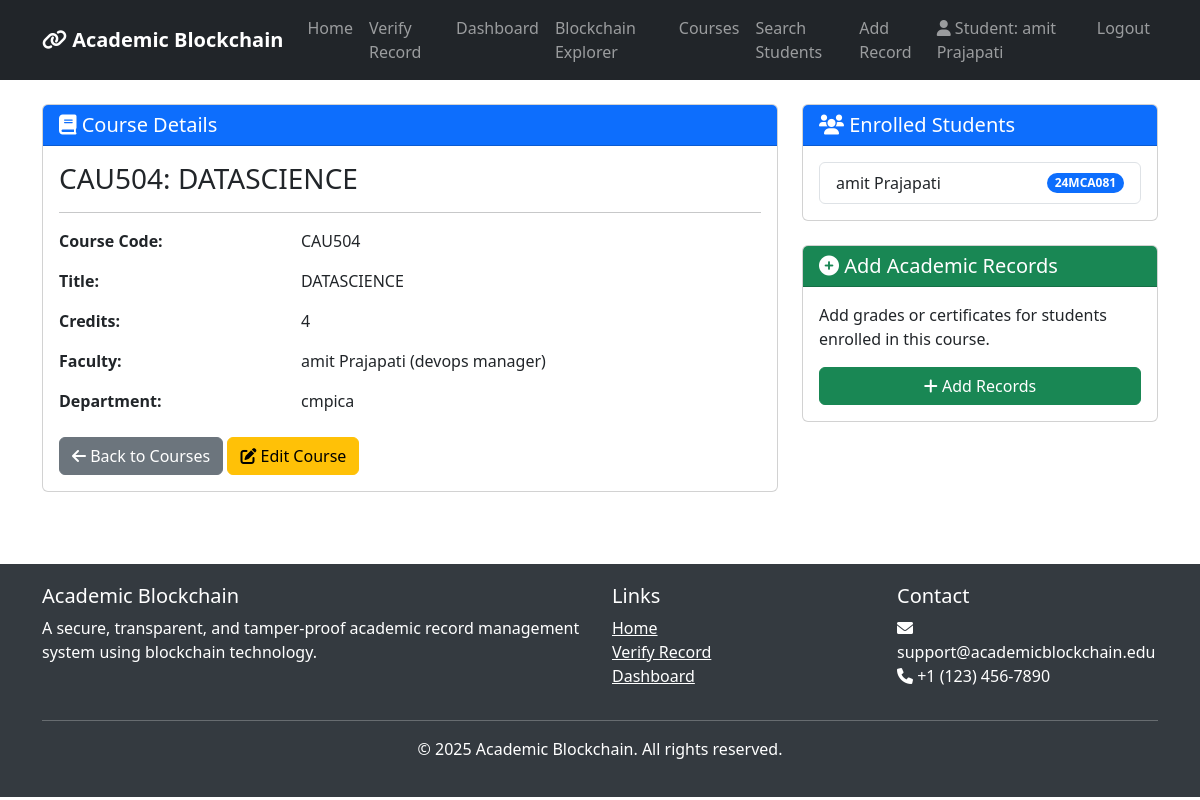
/courses/1/ (signed in), run on the app's committed database.
### blockchain_records/models.py (models this page shows, shortened)
class Course(models.Model):
    course_code = models.CharField(max_length=20, unique=True)
    title = models.CharField(max_length=200)
    credits = models.IntegerField()
    faculty = models.ForeignKey(Faculty, on_delete=models.SET_NULL, null=True, related_name='courses')

class Faculty(models.Model):
    user = models.OneToOneField(User, on_delete=models.CASCADE, related_name='faculty_profile')
    faculty_id = models.CharField(max_length=20, unique=True)
    department = models.CharField(max_length=100)
    position = models.CharField(max_length=100)

class Student(models.Model):
    user = models.OneToOneField(User, on_delete=models.CASCADE, related_name='student_profile')
    student_id = models.CharField(max_length=20, unique=True)
    department = models.CharField(max_length=100)
    enrollment_year = models.IntegerField()

### blockchain_records/views.py (the view)
# urls.py: path('courses/<int:course_id>/', views.course_detail, name='course_detail'),
@login_required
def course_detail(request, course_id):
    course = get_object_or_404(Course, id=course_id)
    enrolled_students = Student.objects.filter(academic_records__course=course).distinct()
    return render(request, 'blockchain_records/course_detail.html', {
        'course': course,
        'enrolled_students': enrolled_students
    })

### blockchain_records/templates/blockchain_records/course_detail.html (shortened to what this page needs)
{% extends 'blockchain_records/base.html' %}
{% block content %}
<div class="row">
    <div class="col-md-8">
        <div class="card mb-4">
            <div class="card-header bg-primary text-white">
                <h5 class="card-title mb-0"><i class="fas fa-book"></i> Course Details</h5>
            </div>
            <div class="card-body">
                <h3>{{ course.course_code }}: {{ course.title }}</h3>
                <hr>
                <div class="row mb-3">
                    <div class="col-md-4">
                        <strong>Course Code:</strong>
                    </div>
                    <div class="col-md-8">
                        {{ course.course_code }}
                    </div>
                </div>
                <div class="row mb-3">
                    <div class="col-md-4">
                        <strong>Title:</strong>
                    </div>
                    <div class="col-md-8">
                        {{ course.title }}
                    </div>
                </div>
                <div class="row mb-3">
                    <div class="col-md-4">
                        <strong>Credits:</strong>
                    </div>
                    <div class="col-md-8">
                        {{ course.credits }}
                    </div>
                </div>
                <div class="row mb-3">
                    <div class="col-md-4">
                        <strong>Faculty:</strong>
                    </div>
                    <div class="col-md-8">
                        {% if course.faculty %}
                            {{ course.faculty.user.get_full_name }} ({{ course.faculty.position }})
                        {% else %}
                            Not Assigned
                        {% endif %}
                    </div>
                </div>
                <div class="row mb-3">
                    <div class="col-md-4">
                        <strong>Department:</strong>
                    </div>
                    <div class="col-md-8">
                        {% if course.faculty %}
                            {{ course.faculty.department }}
                        {% else %}
                            -
                        {% endif %}
                    </div>
                </div>
                <div class="mt-4">
                    <a href="{% url 'course_list' %}" class="btn btn-secondary">
                        <i class="fas fa-arrow-left"></i> Back to Courses
                    </a>
                    {% if user.faculty_profile == course.faculty or user.is_staff %}
                    <a href="{% url 'edit_course' course.id %}" class="btn btn-warning">
                        <i class="fas fa-edit"></i> Edit Course
                    </a>
                    {% endif %}
                </div>
            </div>
        </div>
    </div>
    <div class="col-md-4">
        <div class="card mb-4">
            <div class="card-header bg-primary text-white">
                <h5 class="card-title mb-0"><i class="fas fa-users"></i> Enrolled Students</h5>
            </div>
            <div class="card-body">
                {% if enrolled_students %}
                    <ul class="list-group">
                        {% for student in enrolled_students %}
                            <li class="list-group-item d-flex justify-content-between align-items-center">
                                {{ student.user.get_full_name }}
                                <span class="badge bg-primary rounded-pill">{{ student.student_id }}</span>
                            </li>
                        {% endfor %}
                    </ul>
                {% else %}
                    <div class="alert alert-info">
                        <i class="fas fa-info-circle"></i> No students enrolled in this course yet.
                    </div>
                {% endif %}
            </div>
        </div>
        {% if user.faculty_profile == course.faculty or user.is_staff %}
        <div class="card">
            <div class="card-header bg-success text-white">
                <h5 class="card-title mb-0"><i class="fas fa-plus-circle"></i> Add Academic Records</h5>
            </div>
            <div class="card-body">
                <p>Add grades or certificates for students enrolled in this course.</p>
                <a href="{% url 'add_record' %}?course={{ course.id }}" class="btn btn-success w-100">
                    <i class="fas fa-plus"></i> Add Records
                </a>
            </div>
        </div>
        {% endif %}
    </div>
</div>
{% endblock %}

### blockchain_records/templates/blockchain_records/base.html (shortened to what this page needs)
<!DOCTYPE html>
<html lang="en">
<head>
    <link href="https://cdn.jsdelivr.net/npm/bootstrap@5.3.0-alpha1/dist/css/bootstrap.min.css" rel="stylesheet">
    <link rel="stylesheet" href="https://cdnjs.cloudflare.com/ajax/libs/font-awesome/6.0.0/css/all.min.css">
</head>
<body>
    <nav class="navbar navbar-expand-lg navbar-dark bg-dark">
        <div class="container">
            <a class="navbar-brand" href="{% url 'home' %}">
                <i class="fas fa-link"></i> Academic Blockchain
            </a>
            <div class="collapse navbar-collapse" id="navbarNav">
                <ul class="navbar-nav me-auto">
                    <li class="nav-item">
                        <a class="nav-link" href="{% url 'home' %}">Home</a>
                    </li>
                    <li class="nav-item">
                        <a class="nav-link" href="{% url 'verify_record' %}">Verify Record</a>
                    </li>
                    {% if user.is_authenticated %}
                        <li class="nav-item">
                            <a class="nav-link" href="{% url 'dashboard' %}">Dashboard</a>
                        </li>
                        <li class="nav-item">
                            <a class="nav-link" href="{% url 'blockchain_explorer' %}">Blockchain Explorer</a>
                        </li>
                        <li class="nav-item">
                            <a class="nav-link" href="{% url 'course_list' %}">Courses</a>
                        </li>
                        {% if user.is_staff or user.faculty_profile %}
                            <li class="nav-item">
                                <a class="nav-link" href="{% url 'search_students' %}">Search Students</a>
                            </li>
                        {% endif %}
                        {% if user.faculty_profile %}
                            <li class="nav-item">
                                <a class="nav-link" href="{% url 'add_record' %}">Add Record</a>
                            </li>
                        {% endif %}
                    {% endif %}
                </ul>
                <ul class="navbar-nav">
                    {% if user.is_authenticated %}
                        <li class="nav-item">
                            <span class="nav-link">
                                <i class="fas fa-user"></i>
                                {% if user.student_profile %}
                                    Student: {{ user.get_full_name }}
                                {% elif user.faculty_profile %}
                                    Faculty: {{ user.get_full_name }}
                                {% else %}
                                    {{ user.username }}
                                {% endif %}
                            </span>
                        </li>
                        <li class="nav-item">
                            <a class="nav-link" href="{% url 'logout' %}">Logout</a>
                        </li>
                    {% endif %}
                </ul>
            </div>
        </div>
    </nav>
    <div class="container mt-4">
        {% block content %}{% endblock %}
    </div>
    <footer class="footer mt-5">
        <div class="container">
            <div class="row">
                <div class="col-md-6">
                    <h5>Academic Blockchain</h5>
                    <p>A secure, transparent, and tamper-proof academic record management system using blockchain technology.</p>
                </div>
                <div class="col-md-3">
                    <h5>Links</h5>
                    <ul class="list-unstyled">
                        <li><a href="{% url 'home' %}" class="text-white">Home</a></li>
                        <li><a href="{% url 'verify_record' %}" class="text-white">Verify Record</a></li>
                        {% if user.is_authenticated %}
                            <li><a href="{% url 'dashboard' %}" class="text-white">Dashboard</a></li>
                        {% endif %}
                    </ul>
                </div>
                <div class="col-md-3">
                    <h5>Contact</h5>
                    <address class="text-white">
                        <i class="fas fa-envelope"></i> support@academicblockchain.edu<br>
                        <i class="fas fa-phone"></i> +1 (123) 456-7890
                    </address>
                </div>
            </div>
            <hr class="bg-light">
            <div class="text-center">
                <p>&copy; {% now "Y" %} Academic Blockchain. All rights reserved.</p>
            </div>
        </div>
    </footer>
</body>
</html>

### blockchain_records/templates/blockchain_records/base.html (style rules this page uses)
.navbar-brand { font-weight: bold; }
.footer { margin-top: 50px; padding: 20px 0; background-color: #343a40; color: white; }

### data on the page
Course: course_code "CAU504", title "DATASCIENCE", credits "4", faculty.user.get_full_name "amit Prajapati", faculty.position "devops manager", faculty.department "cmpica"
Student: user.get_full_name "amit Prajapati", student_id "24MCA081"

### other printed values
{{ user.get_full_name }} "amit Prajapati"
